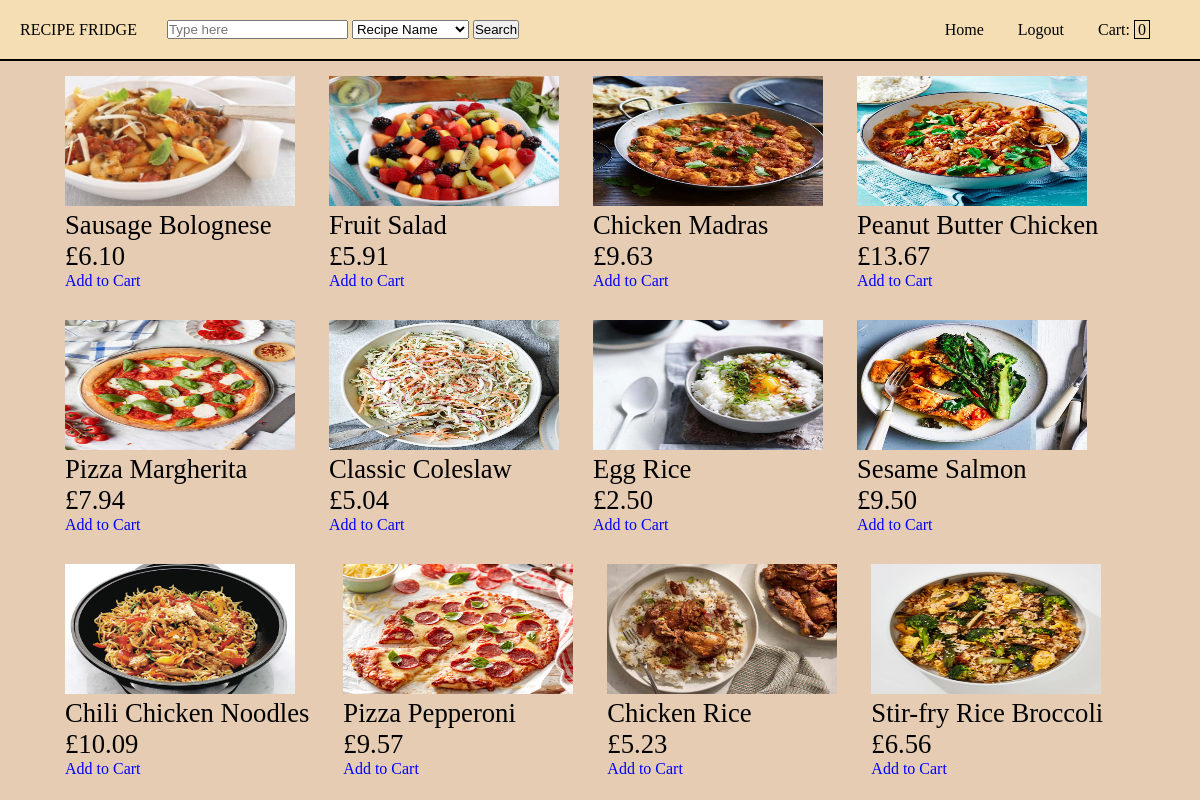
The page /WinWebPortable/Apache24/htdocs/Controller/home.php (signed in) on the database its author committed.
### tables this page shows
CREATE TABLE `Recipe` (
  `recipeID` int(11) NOT NULL,
  `title` varchar(50) NOT NULL,
  `description` varchar(2048) NOT NULL,
  `steps` text NOT NULL,
  `image` varchar(500) DEFAULT NULL,
  `recipeAddedCost` int(11) NOT NULL DEFAULT '0',
  `recipeTags` varchar(2048) DEFAULT NULL
);

### WinWebPortable/Apache24/htdocs/Controller/home.php (called while the page is built, shortened)
<?php
require_once "DependencyControl.php";
if (isset($_REQUEST["search"]) && $_REQUEST["search"] != "")
{
    if ($_REQUEST["search_value"] == "Name")
    {
        $recipeTitle = htmlentities($_REQUEST["search"]);
        $recipeList = getRecipesAccess("getRecipeLikeTitle",$recipeTitle);
    }
    elseif ($_REQUEST["search_value"] == "Food")
    {
        $foodName = htmlentities($_REQUEST["search"]);
        $givenFood = getFoodLikeName($foodName);
        if ($givenFood != null)
        {
            $recipeIDList = getRecipeIDByFoodID($givenFood->foodID);
            $recipeList = [];
            foreach ($recipeIDList as $singleID)
            {
                array_push($recipeList,getRecipesAccess("getRecipeByID",$singleID[0])[0]);
            }
        }
        else
        {
            $recipeList = [];
        }
    }
    elseif ($_REQUEST["search_value"] == "Tag")
    {
        $recipeTag= htmlentities($_REQUEST["search"]);
        $recipeList = getRecipesAccess("getRecipeLikeTag",$recipeTag);
    }
    $_SESSION["SearchList"] = $recipeList;
}
else
{
    if (isset($_SESSION["SearchList"]) && isset($_REQUEST["cart"]) == true)
    {
        $recipeList = $_SESSION["SearchList"];
    }
    else
    {
        $recipeList = getRecipesAccess(null, null);
    }
}
$numberOfItems = 0;
require_once "../View/homeView.php";
?>

### WinWebPortable/Apache24/htdocs/Model/dataAccess.php (called while the page is built, shortened)
<?php
$DBUSER = "root";
$DBPASS = "root";
$DBNAME = "db_k1801606";
$pdo = new PDO("mysql:host=localhost;dbname=$DBNAME", "$DBUSER", "$DBPASS", [PDO::ATTR_ERRMODE => PDO::ERRMODE_EXCEPTION]);
function getAllFoods()
{
    global $pdo;
    $statement = $pdo->query("SELECT * FROM Food");
    $statement->execute();
    $foodList = $statement->fetchAll(PDO::FETCH_CLASS, "Food");
    return $foodList;
}
function getAllRecipes()
{
    global $pdo;
    $statement = $pdo->prepare(" SELECT * FROM Recipe ");
    $statement->execute();
    $recipeList = $statement->fetchAll(PDO::FETCH_CLASS, "Recipe");
    return $recipeList;
}
function getRecipesAccess($function, $args)
{
    global $pdo;
    $foodList = getAllFoods();
    $statement = $pdo->prepare(" SELECT * FROM FoodList");
    $statement->execute();
    $foodConnection = $statement->fetchAll();
    if ($function == null)
    {
        $recipeList = getAllRecipes();
    }
    else
    {
        $recipeList = $function($args);
    }
    foreach ($foodConnection as $singleConnection)
    {
        foreach($recipeList as $singleRecipe)
        {
            if ($singleRecipe->recipeID == $singleConnection["recipeID"])
            {
                foreach ($foodList as $singleFood)
                {
                    if ($singleFood->foodID == $singleConnection["foodID"])
                    {
                        $singleFoodQuantity = new FoodQuantity();
                        $singleFoodQuantity->count = $singleConnection["count"];
                        $singleFoodQuantity->amount = $singleConnection["amount"];
                    }
                }
            }
        }
    }
    return $recipeList;
}
?>

### WinWebPortable/Apache24/htdocs/Model/Recipe.php (called while the page is built, shortened)
<?php
class Recipe implements JsonSerializable
{
    private $recipeCost;
    private $recipeTags;
    private $recipeAddedCost;
    private $foodList = [];
    private $foodQuantity = [];
    function addFood($food,$quantity)
    {
        array_push($this->foodList,$food);
        array_push($this->foodQuantity,$quantity);
    }
    function gatherTags()
    {
        $givenRecipeTags = explode(",",$this->recipeTags);
        $this->recipeTags = array_unique($givenRecipeTags);
    }
    function displayCostInPounds()
    {
        $returnValue = "£".number_format((float)($this->recipeCost/100), 2, '.', '');
        return $returnValue;
    }
    function calculateCost()
    {
        $total = 0;
        $count = 0;
        foreach ($this->foodList as $foodItem)
        {
            $rate = 1;
            if ($this->foodQuantity[$count]->amount != 0)
            {
                $rate = $this->foodQuantity[$count]->amount/1000;
            }
            else
            {
                $rate = $this->foodQuantity[$count]->count;
            }
            $total += $foodItem->foodCost*$rate;
            $count += 1;
        }
        $this->recipeCost = $total + $this->recipeAddedCost;
    }
    function __get($name)
    {
        return $this->$name;
    }
}
?>

### WinWebPortable/Apache24/htdocs/Model/Food.php (called while the page is built, shortened)
<?php
class Food implements JsonSerializable
{
    function __get($name)
    {
        return $this->$name;
    }
}
?>

### WinWebPortable/Apache24/htdocs/Model/FoodQuantity.php (called while the page is built, shortened)
<?php
class FoodQuantity implements JsonSerializable
{
    function __get($name)
    {
        return $this->$name;
    }
}
?>

### WinWebPortable/Apache24/htdocs/View/homeView.php (the view, shortened to what this page needs)
<!DOCTYPE html>
<html>
<head>
    <link type="text/css" rel="stylesheet" href="../View/homeCSS.css" />
</head>
<body>
    <div class="navigation">
    <div class="title"> Recipe Fridge </div>
    <form class="searchform" method="post" action="../Controller/home.php">
        <input name="search" placeholder="Type here">
        <select name="search_value">
                    <option value="Name">Recipe Name</option>
        </select>
        <input type="submit" value="Search">
    </form>
    <nav>
        <ul>
            <li> <a  class="topLink" href="home.php">Home</a> </li>
            <?php if(isset($_SESSION["user"])): if ($_SESSION["user"]->isAdmin()): ?>
                <li> <a class="topLink"  href="addFood.php">Food Page</a> </li>
                <li> <a class="topLink" href="addRecipe.php">Recipe Page</a> </li>
            <?php endif; endif; if(isset($_SESSION["user"]) == false): ?>
                <li> <a  class="topLink" href="createAccount.php">Create Account</a> </li>
                <li> <a class="topLink" href="login.php">Login</a> </li>
            <?php endif; if (isset($_SESSION["user"])):?>
                <li> <a  class="topLink" href="home.php?logout=logout">Logout</a> </li>
            <?php endif ?>
            <li> <a class="topLink" id="cartBtn" href="cart.php">Cart: </a> <a  href="cart.php" class="topLink" id="cartNum"><?= $numberOfItems ?></a> </li>
        </ul>
    </nav>
    </div>
    <div class="recipeContainer">
        <div class="row">
            <?php foreach ($recipeList as $singleRecipe): ?>
                <div class="col">
                    <img class="recipeImage" alt="An image of <?= $singleRecipe->image ?>" id="<?=$singleRecipe->title?>" src="../Images/<?= $singleRecipe->image ?>.jpg"> </br>
                    <p class="recipe" id="title"> <?= $singleRecipe->title ?> </p>
                    <p class="recipeCost" id="<?=$singleRecipe->title?>"> <?= $singleRecipe->displayCostInPounds() ?> </p>
                    <p class="cart" id="<?=$singleRecipe->title?>"> Add to Cart </p>
                </div>
            <?php endforeach ?>
        </div>
    </div>
</body>
</html>

### WinWebPortable/Apache24/htdocs/View/homeCSS.css (style rules this page uses)
@media screen and (min-width:601px) { * { margin: 0; padding: 0; box-sizing: border-box; } }
@media screen and (min-width:601px) { a { color: #000; text-decoration: none; } }
@media screen and (min-width:601px) { body { background-color: #e6ccb3; } }
@media screen and (min-width:601px) { img { min-width: 230px; max-width: 230px; max-height: 130px; min-height: 130px; } }
@media screen and (min-width:601px) { .navigation { display: flex; align-items: center; padding: 20px; background-color:wheat; border-style: solid; border-width: 2px; border-top: 0px; border-left: 0px; border-right: 0px; } }
@media screen and (min-width:601px) { nav { flex: 1; text-align: right; } }
@media screen and (min-width:601px) { nav ul { display: inline-block; list-style-type: none; } }
@media screen and (min-width:601px) { nav ul li { display: inline-block; margin-right: 30px; } }
@media screen and (min-width:601px) { .title { text-transform:uppercase; font-style: bold; font-family: Verdana; cursor: pointer; } }
@media screen and (min-width:601px) { .recipeContainer { max-width: 1200px; margin: auto; padding-left: 50px; padding-right: 50px; } }
@media screen and (min-width:601px) { .col { display: inline-block; flex-basis: 18%; min-width: 200px; margin: 15px; cursor: pointer; } }
@media screen and (min-width:601px) { .recipe { font-size:20pt; align-content: center; } }
@media screen and (min-width:601px) { .recipeCost { font-size:20pt; } }
@media screen and (min-width:601px) { .searchform { padding-left: 30px; } }
@media screen and (min-width:601px) { .cart { color: blue; font-style: bold; font-family: Verdana; cursor: pointer; } }
@media screen and (min-width:601px) { nav ul li .topLink#cartNum { border-width: 1px; border-color: black; border-style: solid; padding-left: 3px; padding-right: 3px; } }

### rows shown on the page
recipe: image+title (picture), title "Sausage Bolognese", recipeAddedCost "£6.10"
recipe: image (picture), title "Fruit Salad", recipeAddedCost "£5.91"
recipe: image (picture), title "Chicken Madras", recipeAddedCost "£9.63"
recipe: image+title (picture), title "Peanut Butter Chicken", recipeAddedCost "£13.67"
recipe: image (picture), title "Pizza Margherita", recipeAddedCost "£7.94"
recipe: image (picture), title "Classic Coleslaw", recipeAddedCost "£5.04"
recipe: image (picture), title "Egg Rice", recipeAddedCost "£2.50"
recipe: image+title (picture), title "Sesame Salmon", recipeAddedCost "£9.50"
recipe: image+title (picture), title "Chili Chicken Noodles", recipeAddedCost "£10.09"
recipe: image (picture), title "Pizza Pepperoni", recipeAddedCost "£9.57"
recipe: image (picture), title "Chicken Rice", recipeAddedCost "£5.23"
recipe: image (picture), title "Stir-fry Rice Broccoli", recipeAddedCost "£6.56"

### other values the page prints
$numberOfItems "0"
